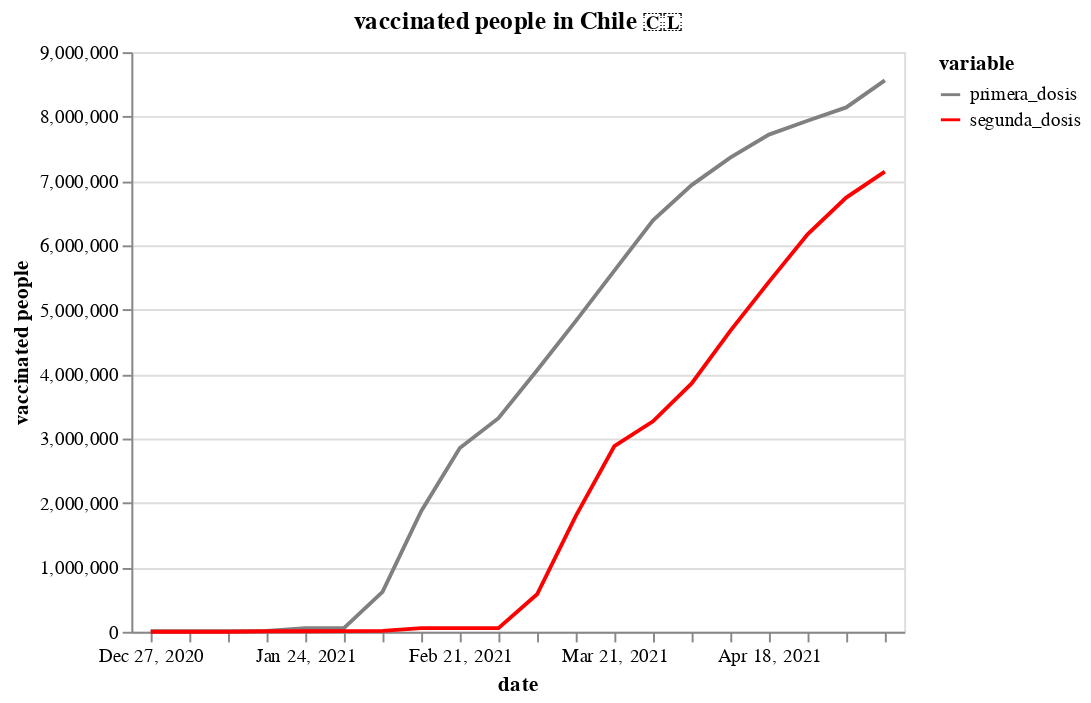

Write notebook code for a chart like this one.
### Code cell
df_vaccine_chile.reset_index(inplace=True)
alt.Chart(df_vaccine_chile.melt('fecha')).mark_line().encode(
    x=alt.X('yearmonthdate(fecha):O',title='date'),
    y=alt.Y('value:Q',title='vaccinated people'),
    color=alt.Color('variable',scale=alt.Scale(domain=['primera_dosis','segunda_dosis'],range=['grey','red']))
).properties(title='vaccinated people in Chile 🇨🇱')

### Figure 1 — Vega-Lite specification as saved in the notebook (floating-point values rounded to 4 significant figures)
{"$schema": "https://vega.github.io/schema/vega-lite/v4.8.1.json", "config": {"view": {"continuousHeight": 300, "continuousWidth": 400}}, "data": {"name": "data-893396125650647c87aaa527ef0f6180"}, "datasets": {"data-893396125650647c87aaa527ef0f6180": [{"fecha": "2020-12-27T00:00:00", "value": 8649, "variable": "primera_dosis"}, {"fecha": "2021-01-03T00:00:00", "value": 8649, "variable": "primera_dosis"}, {"fecha": "2021-01-10T00:00:00", "value": 10702, "variable": "primera_dosis"}, {"fecha": "2021-01-17T00:00:00", "value": 13801, "variable": "primera_dosis"}, {"fecha": "2021-01-24T00:00:00", "value": 56964, "variable": "primera_dosis"}, {"fecha": "2021-01-31T00:00:00", "value": 57004, "variable": "primera_dosis"}, {"fecha": "2021-02-07T00:00:00", "value": 619872, "variable": "primera_dosis"}, {"fecha": "2021-02-14T00:00:00", "value": 1871070, "variable": "primera_dosis"}, {"fecha": "2021-02-21T00:00:00", "value": 2853424, "variable": "primera_dosis"}, {"fecha": "2021-02-28T00:00:00", "value": 3316276, "variable": "primera_dosis"}, {"fecha": "2021-03-07T00:00:00", "value": 4061824, "variable": "primera_dosis"}, {"fecha": "2021-03-14T00:00:00", "value": 4822827, "variable": "primera_dosis"}, {"fecha": "2021-03-21T00:00:00", "value": 5607387, "variable": "primera_dosis"}, {"fecha": "2021-03-28T00:00:00", "value": 6387229, "variable": "primera_dosis"}, {"fecha": "2021-04-04T00:00:00", "value": 6936432, "variable": "primera_dosis"}, {"fecha": "2021-04-11T00:00:00", "value": 7361394, "variable": "primera_dosis"}, {"fecha": "2021-04-18T00:00:00", "value": 7719590, "variable": "primera_dosis"}, {"fecha": "2021-04-25T00:00:00", "value": 7934488, "variable": "primera_dosis"}, {"fecha": "2021-05-02T00:00:00", "value": 8142167, "variable": "primera_dosis"}, {"fecha": "2021-05-09T00:00:00", "value": 8561191, "variable": "primera_dosis"}, {"fecha": "2020-12-27T00:00:00", "value": 0, "variable": "segunda_dosis"}, {"fecha": "2021-01-03T00:00:00", "value": 0, "variable": "segunda_dosis"}, {"fecha": "2021-01-10T00:00:00", "value": 0, "variable": "segunda_dosis"}, {"fecha": "2021-01-17T00:00:00", "value": 8366, "variable": "segunda_dosis"}, {"fecha": "2021-01-24T00:00:00", "value": 8368, "variable": "segunda_dosis"}, {"fecha": "2021-01-31T00:00:00", "value": 10405, "variable": "segunda_dosis"}, {"fecha": "2021-02-07T00:00:00", "value": 13195, "variable": "segunda_dosis"}, {"fecha": "2021-02-14T00:00:00", "value": 55780, "variable": "segunda_dosis"}, {"fecha": "2021-02-21T00:00:00", "value": 55790, "variable": "segunda_dosis"}, {"fecha": "2021-02-28T00:00:00", "value": 56290, "variable": "segunda_dosis"}, {"fecha": "2021-03-07T00:00:00", "value": 581521, "variable": "segunda_dosis"}, {"fecha": "2021-03-14T00:00:00", "value": 1796936, "variable": "segunda_dosis"}, {"fecha": "2021-03-21T00:00:00", "value": 2881688, "variable": "segunda_dosis"}, {"fecha": "2021-03-28T00:00:00", "value": 3268118, "variable": "segunda_dosis"}, {"fecha": "2021-04-04T00:00:00", "value": 3856603, "variable": "segunda_dosis"}, {"fecha": "2021-04-11T00:00:00", "value": 4672559, "variable": "segunda_dosis"}, {"fecha": "2021-04-18T00:00:00", "value": 5432527, "variable": "segunda_dosis"}, {"fecha": "2021-04-25T00:00:00", "value": 6171000, "variable": "segunda_dosis"}, {"fecha": "2021-05-02T00:00:00", "value": 6742288, "variable": "segunda_dosis"}, {"fecha": "2021-05-09T00:00:00", "value": 7144584, "variable": "segunda_dosis"}]}, "encoding": {"color": {"field": "variable", "scale": {"domain": ["primera_dosis", "segunda_dosis"], "range": ["grey", "red"]}, "type": "nominal"}, "x": {"field": "fecha", "timeUnit": "yearmonthdate", "title": "date", "type": "ordinal"}, "y": {"field": "value", "title": "vaccinated people", "type": "quantitative"}}, "mark": "line", "title": "vaccinated people in Chile 🇨🇱"}
